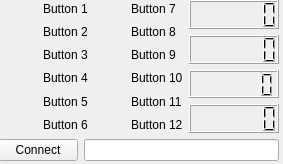
<?xml version="1.0" encoding="UTF-8"?>
<ui version="4.0">
 <class>MainWindow</class>
 <widget class="QMainWindow" name="MainWindow">
  <property name="geometry">
   <rect>
    <x>0</x>
    <y>0</y>
    <width>283</width>
    <height>164</height>
   </rect>
  </property>
  <property name="windowTitle">
   <string>Joystick Reader</string>
  </property>
  <widget class="QWidget" name="centralwidget">
   <widget class="QWidget" name="layoutWidget">
    <property name="geometry">
     <rect>
      <x>-2</x>
      <y>0</y>
      <width>281</width>
      <height>161</height>
     </rect>
    </property>
    <layout class="QVBoxLayout" name="verticalLayout_6">
     <item>
      <layout class="QHBoxLayout" name="horizontalLayout_3">
       <item>
        <layout class="QHBoxLayout" name="horizontalLayout">
         <item>
          <layout class="QVBoxLayout" name="verticalLayout">
           <item>
            <widget class="KLed" name="kled1"/>
           </item>
           <item>
            <widget class="KLed" name="kled2"/>
           </item>
           <item>
            <widget class="KLed" name="kled3"/>
           </item>
           <item>
            <widget class="KLed" name="kled4"/>
           </item>
           <item>
            <widget class="KLed" name="kled5"/>
           </item>
           <item>
            <widget class="KLed" name="kled6"/>
           </item>
          </layout>
         </item>
         <item>
          <layout class="QVBoxLayout" name="verticalLayout_2">
           <item>
            <widget class="QLabel" name="label">
             <property name="text">
              <string>Button 1</string>
             </property>
            </widget>
           </item>
           <item>
            <widget class="QLabel" name="label_2">
             <property name="text">
              <string>Button 2</string>
             </property>
            </widget>
           </item>
           <item>
            <widget class="QLabel" name="label_3">
             <property name="text">
              <string>Button 3</string>
             </property>
            </widget>
           </item>
           <item>
            <widget class="QLabel" name="label_4">
             <property name="text">
              <string>Button 4</string>
             </property>
            </widget>
           </item>
           <item>
            <widget class="QLabel" name="label_5">
             <property name="text">
              <string>Button 5</string>
             </property>
            </widget>
           </item>
           <item>
            <widget class="QLabel" name="label_6">
             <property name="text">
              <string>Button 6</string>
             </property>
            </widget>
           </item>
          </layout>
         </item>
        </layout>
       </item>
       <item>
        <layout class="QHBoxLayout" name="horizontalLayout_2">
         <item>
          <layout class="QVBoxLayout" name="verticalLayout_3">
           <item>
            <widget class="KLed" name="kled7"/>
           </item>
           <item>
            <widget class="KLed" name="kled8"/>
           </item>
           <item>
            <widget class="KLed" name="kled9"/>
           </item>
           <item>
            <widget class="KLed" name="kled10"/>
           </item>
           <item>
            <widget class="KLed" name="kled11"/>
           </item>
           <item>
            <widget class="KLed" name="kled12"/>
           </item>
          </layout>
         </item>
         <item>
          <layout class="QVBoxLayout" name="verticalLayout_4">
           <item>
            <widget class="QLabel" name="label_7">
             <property name="text">
              <string>Button 7</string>
             </property>
            </widget>
           </item>
           <item>
            <widget class="QLabel" name="label_8">
             <property name="text">
              <string>Button 8</string>
             </property>
            </widget>
           </item>
           <item>
            <widget class="QLabel" name="label_9">
             <property name="text">
              <string>Button 9</string>
             </property>
            </widget>
           </item>
           <item>
            <widget class="QLabel" name="label_10">
             <property name="text">
              <string>Button 10</string>
             </property>
            </widget>
           </item>
           <item>
            <widget class="QLabel" name="label_11">
             <property name="text">
              <string>Button 11</string>
             </property>
            </widget>
           </item>
           <item>
            <widget class="QLabel" name="label_12">
             <property name="text">
              <string>Button 12</string>
             </property>
            </widget>
           </item>
          </layout>
         </item>
        </layout>
       </item>
       <item>
        <layout class="QVBoxLayout" name="verticalLayout_5">
         <item>
          <widget class="QLCDNumber" name="lcdAxis1">
           <property name="numDigits">
            <number>6</number>
           </property>
          </widget>
         </item>
         <item>
          <widget class="QLCDNumber" name="lcdAxis2">
           <property name="numDigits">
            <number>6</number>
           </property>
          </widget>
         </item>
         <item>
          <widget class="QLCDNumber" name="lcdAxis3">
           <property name="numDigits">
            <number>6</number>
           </property>
          </widget>
         </item>
         <item>
          <widget class="QLCDNumber" name="lcdAxis4">
           <property name="numDigits">
            <number>6</number>
           </property>
          </widget>
         </item>
        </layout>
       </item>
      </layout>
     </item>
     <item>
      <layout class="QHBoxLayout" name="horizontalLayout_4">
       <item>
        <widget class="QPushButton" name="btnConnect">
         <property name="text">
          <string>Connect</string>
         </property>
        </widget>
       </item>
       <item>
        <widget class="QLineEdit" name="joyDevBox"/>
       </item>
      </layout>
     </item>
    </layout>
   </widget>
  </widget>
 </widget>
 <customwidgets>
  <customwidget>
   <class>KLed</class>
   <extends>QWidget</extends>
   <header>kled.h</header>
  </customwidget>
 </customwidgets>
 <resources/>
 <connections/>
</ui>
